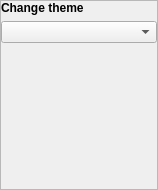
<?xml version="1.0" encoding="UTF-8"?>
<ui version="4.0">
 <class>ChangeTheme</class>
 <widget class="QWidget" name="ChangeTheme">
  <property name="geometry">
   <rect>
    <x>0</x>
    <y>0</y>
    <width>158</width>
    <height>190</height>
   </rect>
  </property>
  <property name="windowTitle">
   <string>Sound Settings</string>
  </property>
  <property name="styleSheet">
   <string notr="true"/>
  </property>
  <layout class="QHBoxLayout" name="horizontalLayout">
   <property name="spacing">
    <number>0</number>
   </property>
   <property name="margin">
    <number>0</number>
   </property>
   <item>
    <widget class="QFrame" name="MainFrame">
     <property name="frameShape">
      <enum>QFrame::StyledPanel</enum>
     </property>
     <property name="frameShadow">
      <enum>QFrame::Raised</enum>
     </property>
     <layout class="QVBoxLayout" name="verticalLayout">
      <property name="margin">
       <number>0</number>
      </property>
      <item>
       <widget class="QLabel" name="label_changeTheme">
        <property name="sizePolicy">
         <sizepolicy hsizetype="Preferred" vsizetype="Maximum">
          <horstretch>0</horstretch>
          <verstretch>0</verstretch>
         </sizepolicy>
        </property>
        <property name="font">
         <font>
          <weight>75</weight>
          <bold>true</bold>
         </font>
        </property>
        <property name="text">
         <string>Change theme</string>
        </property>
       </widget>
      </item>
      <item>
       <widget class="QComboBox" name="comboBox_changeTheme"/>
      </item>
      <item>
       <spacer name="verticalSpacer">
        <property name="orientation">
         <enum>Qt::Vertical</enum>
        </property>
        <property name="sizeHint" stdset="0">
         <size>
          <width>20</width>
          <height>40</height>
         </size>
        </property>
       </spacer>
      </item>
     </layout>
    </widget>
   </item>
  </layout>
 </widget>
 <resources/>
 <connections/>
</ui>
